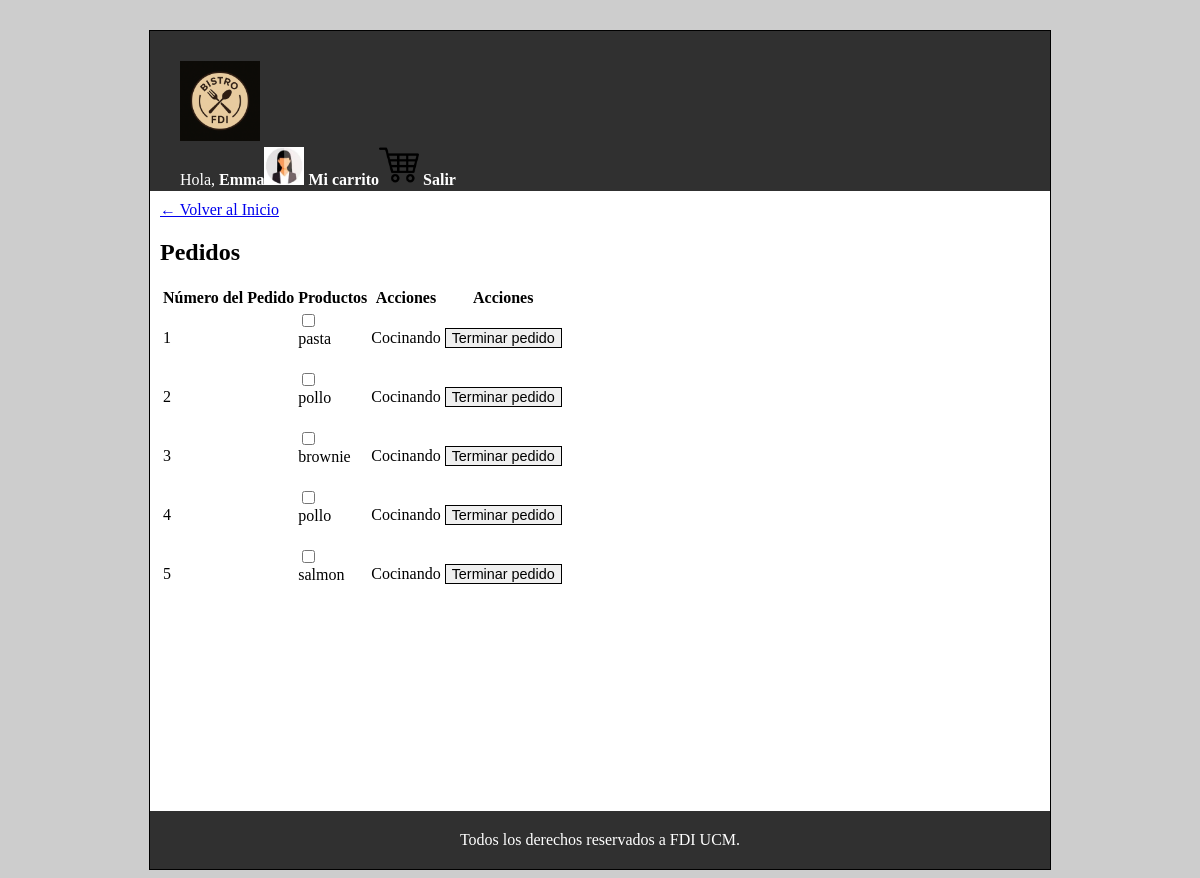
/cocinero.php (signed in), run on the app's committed database.
### tables this page shows
CREATE TABLE `Pedido` (
    `fecha_hora` datetime NOT NULL,
    `num_pedido` int NOT NULL,
    `tipo` varchar(30) NOT NULL,
    `total` float DEFAULT 0.0,
    `estado` varchar(25) NOT NULL,
    `cliente` varchar(10) NOT NULL,
    `camarero` varchar(10) DEFAULT NULL,
    `cocinero` varchar(10) DEFAULT NULL,
    PRIMARY KEY (`fecha_hora`, `num_pedido`),
    FOREIGN KEY (`cliente`) REFERENCES `Usuarios`(`nombreUsuario`),
    FOREIGN KEY (`camarero`) REFERENCES `Usuarios`(`nombreUsuario`),
    FOREIGN KEY (`cocinero`) REFERENCES `Usuarios`(`nombreUsuario`)
);

### includes/pedidos/Pedido.php (called while the page is built, shortened)
<?php
class Pedido {
    public static function getPedidosCocinero() {
        $conn = Aplicacion::getInstance()->getConexionBd();
        $sql = "SELECT num_pedido, fecha_hora, estado FROM Pedido
                WHERE estado IN ('".self::ESTADO_PREPARACION."', '".self::ESTADO_COCINANDO."')";
        $rs = $conn->query($sql);
        $pedidosCocinero = [];
        if ($rs) {
            while ($f = $rs->fetch_assoc()) {
                $sqlProd = sprintf("SELECT pp.nombre, pp.cantidad, pp.preparado FROM Pedido_Producto pp
                    JOIN Producto prod ON pp.nombre = prod.nombre
                    WHERE pp.num_pedido = %d AND pp.fecha_hora = '%s' AND prod.cocinable = 1",
                    $f['num_pedido'], $conn->real_escape_string($f['fecha_hora']));
                $rsP = $conn->query($sqlProd);
                $prods = [];
                while ($p = $rsP->fetch_assoc()) { $prods[] = $p; }
                if (!empty($prods)) {
                    $pedidosCocinero[] = ['num_pedido' => $f['num_pedido'], 'fecha_hora' => $f['fecha_hora'], 'estado' => $f['estado'], 'productos' => $prods];
                }
            }
        }
        return $pedidosCocinero;
    }
}

### includes/tables/tablaCocinero.php (the view, shortened to what this page needs)
<?php
class TablaCocinero extends Tabla {
    protected function formateaContenido($campo, $valor, $fila) {
        if ($campo === 'productos') {
            $html = "";
            foreach ($valor as $producto) {
                $checked = ($producto['preparado'] == 1) ? 'checked' : '';
                $disabled = ($producto['preparado'] == 1) ? 'disabled' : '';
                $html .= '
                    <form method="POST" style="display:inline;">
                        <input type="hidden" name="num_pedido" value="'.$fila['num_pedido'].'">
                        <input type="hidden" name="fecha_hora" value="'.$fila['fecha_hora'].'">
                        <input type="hidden" name="nombre_producto" value="'.htmlspecialchars($producto['nombre']).'">
                        <label>
                        <input type="checkbox" name="marcar_preparado"
                            value="1"
                            '.$checked.' '.$disabled.'
                            onclick="this.form.submit();">
                        '.htmlspecialchars($producto['nombre']).'
                        </label><br>
                    </form>
                ';
            }
            return $html;
        }
        return parent::formateaContenido($campo, $valor, $fila);
    }
    protected function generaAcciones($fila) {
        $numPedido = $fila['num_pedido'];
        $fechaHora = $fila['fecha_hora'];
        $estado = $fila['estado'];
        $cocineroAsignado = $fila['cocinero'];
        $html = "";
        if ($cocineroAsignado == null && $estado === 'En preparacion') {
            $html .= "
            <form method='POST'>
                <input type='hidden' name='num_pedido' value='$numPedido'>
                <input type='hidden' name='fecha_hora' value='$fechaHora'>
                <button type='submit' name='accion' value='aceptar_pedido'>Aceptar pedido</button>
            </form>
            ";
        } else {
            $html .= "
            <form method='POST'>
                <input type='hidden' name='pedido_terminado' value='$numPedido'>
                <input type='hidden' name='fecha_hora' value='$fechaHora'>
                <button type='submit'>Terminar pedido</button>
            </form>
            ";
        }
        return $html;
    }
}

### includes/tables/tabla.php (shortened to what this page needs)
<?php
abstract class Tabla {
    protected $columnas;
    protected $datos;
    protected $mostrarAcciones;
    public function __construct($columnas, $datos, $mostrarAcciones) {
        $this->columnas = $columnas;
        $this->datos = $datos;
        $this->mostrarAcciones = $mostrarAcciones;
    }
    private function generaCabecera() {
        $html = "<thead><tr>";
        foreach ($this->columnas as $titulo) {
            $html .= "<th>" . htmlspecialchars($titulo) . "</th>";
        }
        if ($this->mostrarAcciones) {
            $html .= "<th>Acciones</th>";
        }
        $html .= "</tr></thead>";
        return $html;
    }
    public function genera() {
        $html = "<table>";
        $html .= $this->generaCabecera();
        $html .= "<tbody>";
        if ($this->datos instanceof mysqli_result) {
            while ($fila = $this->datos->fetch_assoc()) {
                $html .= $this->generaFila($fila);
            }
        }
        else {
            foreach ($this->datos as $fila) {
                $html .= $this->generaFila($fila);
            }
        }
        $html .= "</tbody></table>";
        return $html;
    }
    private function generaFila($fila) {
        $html = "<tr>";
        foreach ($this->columnas as $campo => $titulo) {
            $valor = $fila[$campo] ?? '';
            $html .= "<td>" . $this->formateaContenido($campo, $valor, $fila) . "</td>";
        }
        if ($this->mostrarAcciones) {
            $html .= "<td>" . $this->generaAcciones($fila) . "</td>";
        }
        $html .= "</tr>";
        return $html;
    }
    protected function formateaContenido($campo, $valor, $fila) {
        return htmlspecialchars($valor);
    }
}

### css/estilo.css (style rules this page uses)
body { background-color: #CDCDCD; }
label { margin-right: 0.5em; display: block; }
input { display: block; }
button, a.boton { border: 1px solid black; font-size: 0.9em; font-family: Arial; font-weight: 400; }

### data on the page
pedido: num_pedido "1", nombre "pasta", estado "Cocinando"
pedido: num_pedido "2", nombre "pollo", estado "Cocinando"
pedido: num_pedido "3", nombre "brownie", estado "Cocinando"
pedido: num_pedido "4", nombre "pollo", estado "Cocinando"
pedido: num_pedido "5", nombre "salmon", estado "Cocinando"

### other printed values
$nombre "Emma"
$titulo "Número del Pedido"
$titulo "Productos"
$titulo "Acciones"
